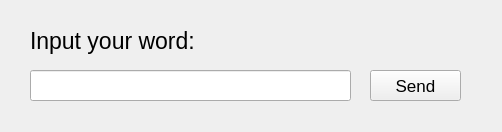
<?xml version="1.0" encoding="UTF-8"?>
<ui version="4.0">
 <class>Gamer1</class>
 <widget class="QMainWindow" name="Gamer1">
  <property name="geometry">
   <rect>
    <x>0</x>
    <y>0</y>
    <width>502</width>
    <height>132</height>
   </rect>
  </property>
  <property name="windowTitle">
   <string>MainWindow</string>
  </property>
  <widget class="QWidget" name="centralwidget">
   <widget class="QLabel" name="label">
    <property name="geometry">
     <rect>
      <x>30</x>
      <y>20</y>
      <width>211</width>
      <height>41</height>
     </rect>
    </property>
    <property name="font">
     <font>
      <pointsize>17</pointsize>
     </font>
    </property>
    <property name="text">
     <string>Input your word:</string>
    </property>
   </widget>
   <widget class="QLineEdit" name="input_word">
    <property name="geometry">
     <rect>
      <x>30</x>
      <y>70</y>
      <width>321</width>
      <height>31</height>
     </rect>
    </property>
    <property name="font">
     <font>
      <family>Times New Roman</family>
      <pointsize>12</pointsize>
     </font>
    </property>
   </widget>
   <widget class="QPushButton" name="send">
    <property name="geometry">
     <rect>
      <x>370</x>
      <y>70</y>
      <width>91</width>
      <height>31</height>
     </rect>
    </property>
    <property name="font">
     <font>
      <pointsize>13</pointsize>
     </font>
    </property>
    <property name="text">
     <string>Send</string>
    </property>
   </widget>
  </widget>
 </widget>
 <resources/>
 <connections/>
</ui>
